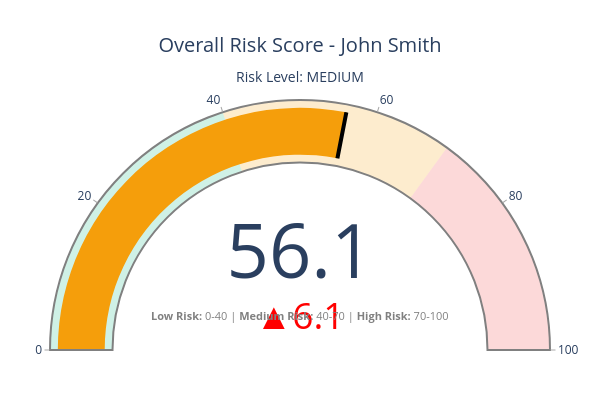

The notebook cell saved with this chart:
### Code cell
# Initialize visualizer
visualizer = RiskVisualizer()

# Create risk score gauge
fig_gauge = visualizer.create_risk_gauge(
    risk_score=risk_assessment.risk_score,
    risk_level=risk_assessment.risk_level,
    title=f"Overall Risk Score - {applicant_name}"
)

# Display the gauge
fig_gauge.show()

print("\n✅ Risk Gauge Features:")
print("   • Speedometer-style visualization (0-100 scale)")
print("   • Three colored zones: Low (0-40), Medium (40-70), High (70-100)")
print("   • Current score indicator with color matching risk level")
print("   • Reference line at 50 (median risk)")

# Save to HTML
gauge_html = project_root / "outputs" / "risk_gauge.html"
gauge_html.parent.mkdir(exist_ok=True)  # Create outputs directory if it doesn't exist
fig_gauge.write_html(str(gauge_html))
print(f"\n💾 Gauge saved to: {gauge_html}")

print(f"\n✅ Acceptance Scenario 4: PASSED - Interactive Plotly charts displayed")

### Figure 1 — Plotly figure (JSON) as saved in the notebook; plotly's stock layout.template omitted (floating-point values rounded to 4 significant figures)
{"data": [{"delta": {"increasing": {"color": "red"}, "reference": 50}, "gauge": {"axis": {"range": [0, 100], "tickcolor": "darkgray", "tickwidth": 1}, "bar": {"color": "#f59e0b", "thickness": 0.75}, "bgcolor": "white", "bordercolor": "gray", "borderwidth": 2, "steps": [{"color": "rgba(16, 185, 129, 0.2)", "range": [0, 40]}, {"color": "rgba(245, 158, 11, 0.2)", "range": [40, 70]}, {"color": "rgba(239, 68, 68, 0.2)", "range": [70, 100]}], "threshold": {"line": {"color": "black", "width": 4}, "thickness": 0.75, "value": 56.13}}, "mode": "gauge+number+delta", "title": {"text": "Overall Risk Score - John Smith<br><sub>Risk Level: MEDIUM</sub>"}, "type": "indicator", "value": 56.13}], "layout": {"annotations": [{"font": {"color": "gray", "size": 11}, "showarrow": false, "text": "<b>Low Risk:</b> 0-40 | <b>Medium Risk:</b> 40-70 | <b>High Risk:</b> 70-100", "x": 0.5, "xref": "paper", "y": 0.1, "yref": "paper"}], "height": 400, "margin": {"b": 50, "l": 50, "r": 50, "t": 100}, "width": 600}}
